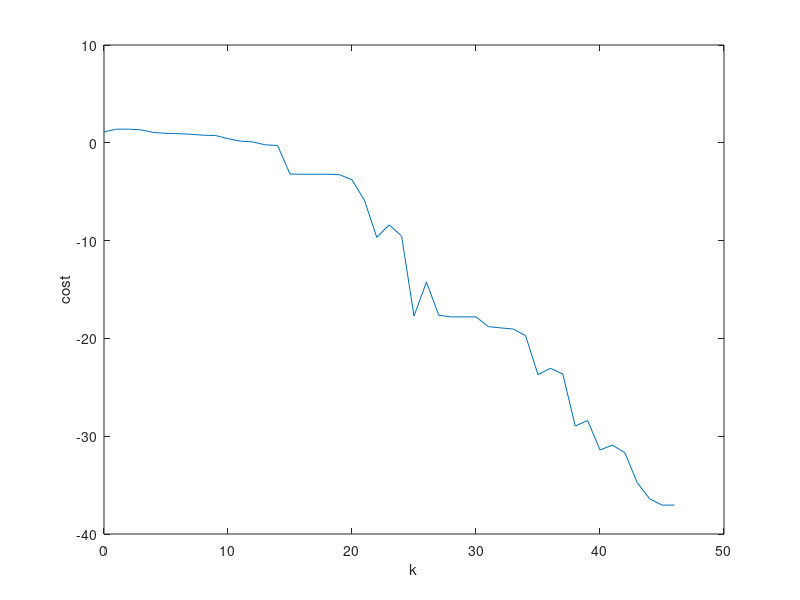

Source code (MATLAB):
x0 = -3/4;
y0 = 1;

m_iteration=10000;
x=zeros(2,m_iteration+1);
gradient=zeros(2,1);
record_lost = [];
record_1 = [];
record_2 = [];
alpha = 0.3;
beta = 0.5;
for i =1:m_iteration
    if(i==1)
        x(1,i)=x0;
        x(2,i)=y0;
    end
    gradient(1) = -400*x(1,i)*(x(2,i)-x(1,i)^2) - 2*(1-x(1,i));
    gradient(2) = 200*(x(2,i)-x(1,i)^2);
    if i==1
    direction = -gradient;
    else direction=-gradient+gradient'*[gradient(1)-( -400*x(1,i-1)*(x(2,i-1)-x(1,i-1)^2) - 2*(1-x(1,i-1)));gradient(2)-(200*(x(2,i-1)-x(1,i-1)^2))]*direction/((-400*x(1,i-1)*(x(2,i-1)-x(1,i-1)^2)-2*(1-x(1,i-1)))^2+(200*(x(2,i-1)-x(1,i-1)^2))^2);
    end
    if(sqrt(gradient'*gradient)<10^-8)
        break;
    end
    
    step = 1;
    
    while(true)
        x_possible = x(:,i) + step*direction;
        p1 = 100*(x_possible(2)-x_possible(1)^2)^2+(1-x_possible(1))^2;
        p2 = 100*(x(2,i)-x(1,i)^2)^2+(1-x(1,i))^2;
        p2 = p2 + step*alpha*gradient'*direction;
        
        if p1 <= p2
            break
        else
            step = step*beta;
        end
    end
    record_1 = [record_1 x(1,i)];
    record_2 = [record_2 x(2,i)];
    lost = log((x(1,i)-1)^2 + (x(2,i)-1)^2);
    record_lost = [record_lost lost];
    x(:,i+1)=x(:,i)+step*direction;
end

%
x = linspace(-1.2,1.2);
y = linspace(-1,1.5);
[X,Y] = meshgrid(x,y);
v = 100*(Y-X.^2).^2+(1-X).^2;
% contour(X,Y,v,[0,1,2,3,10,20,50,100,200,300]);
% hold;
Xplot=0:length(record_1)-1;
% xlabel('x');
% ylabel('y');
% plot(record_1,record_2,'-*');
plot(Xplot,record_lost);
xlabel('k');
ylabel('cost');

